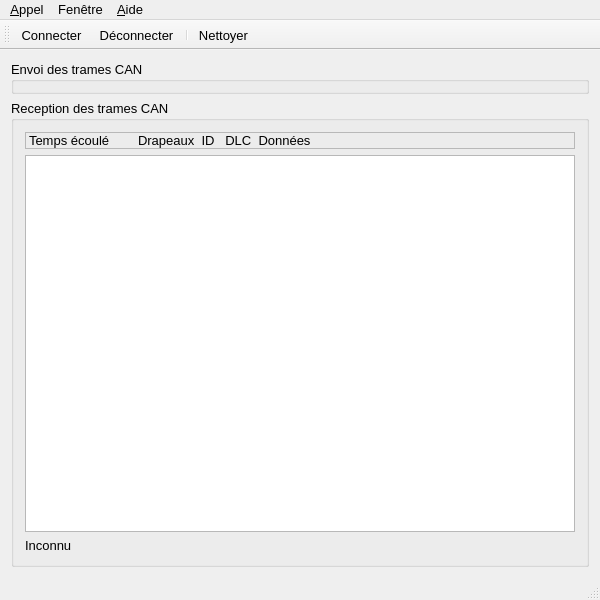
<?xml version="1.0" encoding="UTF-8"?>
<ui version="4.0">
 <class>MainWindow</class>
 <widget class="QMainWindow" name="MainWindow">
  <property name="windowModality">
   <enum>Qt::NonModal</enum>
  </property>
  <property name="geometry">
   <rect>
    <x>0</x>
    <y>0</y>
    <width>600</width>
    <height>600</height>
   </rect>
  </property>
  <property name="font">
   <font>
    <family>Arial</family>
    <pointsize>10</pointsize>
   </font>
  </property>
  <property name="windowTitle">
   <string>InterCAN</string>
  </property>
  <property name="windowIcon">
   <iconset resource="Resources.qrc">
    <normaloff>:/Logo/Logo.png</normaloff>:/Logo/Logo.png</iconset>
  </property>
  <widget class="QWidget" name="centralWidget">
   <layout class="QGridLayout" name="gridLayout">
    <item row="1" column="0">
     <widget class="QGroupBox" name="receivedMessagesBox">
      <property name="font">
       <font>
        <family>Arial</family>
        <pointsize>10</pointsize>
        <weight>50</weight>
        <bold>false</bold>
       </font>
      </property>
      <property name="title">
       <string>Reception des trames CAN</string>
      </property>
      <layout class="QVBoxLayout" name="verticalLayout_4">
       <item>
        <widget class="QLabel" name="head">
         <property name="font">
          <font>
           <family>Arial</family>
           <pointsize>10</pointsize>
           <weight>50</weight>
           <bold>false</bold>
           <kerning>true</kerning>
          </font>
         </property>
         <property name="frameShape">
          <enum>QFrame::StyledPanel</enum>
         </property>
         <property name="text">
          <string>Temps écoulé        Drapeaux  ID   DLC  Données</string>
         </property>
        </widget>
       </item>
       <item>
        <widget class="QTextEdit" name="receivedMessagesEdit">
         <property name="font">
          <font>
           <family>Arial</family>
           <pointsize>10</pointsize>
           <weight>50</weight>
           <bold>false</bold>
           <kerning>true</kerning>
          </font>
         </property>
         <property name="frameShape">
          <enum>QFrame::StyledPanel</enum>
         </property>
         <property name="undoRedoEnabled">
          <bool>false</bool>
         </property>
         <property name="lineWrapMode">
          <enum>QTextEdit::NoWrap</enum>
         </property>
         <property name="readOnly">
          <bool>true</bool>
         </property>
        </widget>
       </item>
       <item>
        <widget class="QLabel" name="busStatus">
         <property name="text">
          <string>Inconnu</string>
         </property>
        </widget>
       </item>
      </layout>
     </widget>
    </item>
    <item row="0" column="0">
     <widget class="SendFrameBox" name="sendFrameBox">
      <property name="enabled">
       <bool>true</bool>
      </property>
      <property name="font">
       <font>
        <family>Arial</family>
        <pointsize>10</pointsize>
        <weight>50</weight>
        <bold>false</bold>
       </font>
      </property>
      <property name="title">
       <string>Envoi des trames CAN</string>
      </property>
     </widget>
    </item>
   </layout>
  </widget>
  <widget class="QMenuBar" name="Barre_menu">
   <property name="geometry">
    <rect>
     <x>0</x>
     <y>0</y>
     <width>600</width>
     <height>25</height>
    </rect>
   </property>
   <property name="font">
    <font>
     <family>Arial</family>
     <pointsize>10</pointsize>
     <weight>50</weight>
     <bold>false</bold>
    </font>
   </property>
   <widget class="QMenu" name="MenuAppels">
    <property name="geometry">
     <rect>
      <x>291</x>
      <y>115</y>
      <width>204</width>
      <height>205</height>
     </rect>
    </property>
    <property name="font">
     <font>
      <family>Arial</family>
      <pointsize>10</pointsize>
      <weight>50</weight>
      <bold>false</bold>
     </font>
    </property>
    <property name="toolTipDuration">
     <number>0</number>
    </property>
    <property name="title">
     <string>&amp;Appel</string>
    </property>
    <addaction name="actionConnect"/>
    <addaction name="actionDisconnect"/>
    <addaction name="separator"/>
    <addaction name="actionResetController"/>
    <addaction name="separator"/>
    <addaction name="actionClearLog"/>
    <addaction name="separator"/>
    <addaction name="actionQuit"/>
   </widget>
   <widget class="QMenu" name="MenuAide">
    <property name="font">
     <font>
      <family>Arial</family>
      <pointsize>10</pointsize>
      <weight>50</weight>
      <bold>false</bold>
     </font>
    </property>
    <property name="toolTipDuration">
     <number>0</number>
    </property>
    <property name="title">
     <string>&amp;Aide</string>
    </property>
    <addaction name="actionPluginDocumentation"/>
   </widget>
   <widget class="QMenu" name="MenuFenetre">
    <property name="font">
     <font>
      <family>Arial</family>
      <pointsize>10</pointsize>
      <weight>50</weight>
      <bold>false</bold>
     </font>
    </property>
    <property name="toolTipDuration">
     <number>0</number>
    </property>
    <property name="title">
     <string>Fenêtre</string>
    </property>
    <addaction name="actionShow2DV"/>
   </widget>
   <addaction name="MenuAppels"/>
   <addaction name="MenuFenetre"/>
   <addaction name="MenuAide"/>
  </widget>
  <widget class="QToolBar" name="Barre_outils">
   <property name="font">
    <font>
     <family>Arial</family>
     <pointsize>10</pointsize>
    </font>
   </property>
   <property name="toolTipDuration">
    <number>0</number>
   </property>
   <attribute name="toolBarArea">
    <enum>TopToolBarArea</enum>
   </attribute>
   <attribute name="toolBarBreak">
    <bool>false</bool>
   </attribute>
   <addaction name="actionConnect"/>
   <addaction name="actionDisconnect"/>
   <addaction name="separator"/>
   <addaction name="actionClearLog"/>
  </widget>
  <widget class="QStatusBar" name="statusBar">
   <property name="font">
    <font>
     <family>Arial</family>
     <pointsize>10</pointsize>
    </font>
   </property>
  </widget>
  <action name="actionConnect">
   <property name="icon">
    <iconset resource="Resources.qrc">
     <normaloff>:/CANbus/Images/CANbus/Connect.png</normaloff>:/CANbus/Images/CANbus/Connect.png</iconset>
   </property>
   <property name="text">
    <string>&amp;Connecter</string>
   </property>
   <property name="font">
    <font>
     <family>Arial</family>
     <pointsize>10</pointsize>
     <weight>50</weight>
     <bold>false</bold>
     <kerning>true</kerning>
    </font>
   </property>
  </action>
  <action name="actionDisconnect">
   <property name="icon">
    <iconset resource="Resources.qrc">
     <normaloff>:/CANbus/Images/CANbus/Disconnect.png</normaloff>:/CANbus/Images/CANbus/Disconnect.png</iconset>
   </property>
   <property name="text">
    <string>&amp;Déconnecter</string>
   </property>
   <property name="font">
    <font>
     <family>Arial</family>
     <pointsize>10</pointsize>
    </font>
   </property>
  </action>
  <action name="actionQuit">
   <property name="icon">
    <iconset resource="Resources.qrc">
     <normaloff>:/CANbus/Images/CANbus/Exit.png</normaloff>:/CANbus/Images/CANbus/Exit.png</iconset>
   </property>
   <property name="text">
    <string>&amp;Quitter</string>
   </property>
   <property name="font">
    <font>
     <family>Arial</family>
     <pointsize>10</pointsize>
    </font>
   </property>
  </action>
  <action name="actionAboutQt">
   <property name="text">
    <string>&amp;About Qt</string>
   </property>
  </action>
  <action name="actionClearLog">
   <property name="icon">
    <iconset resource="Resources.qrc">
     <normaloff>:/CANbus/Images/CANbus/Clear.png</normaloff>:/CANbus/Images/CANbus/Clear.png</iconset>
   </property>
   <property name="text">
    <string>Nettoyer</string>
   </property>
   <property name="font">
    <font>
     <family>Arial</family>
     <pointsize>10</pointsize>
    </font>
   </property>
  </action>
  <action name="actionPluginDocumentation">
   <property name="text">
    <string>Documentation PlugIn</string>
   </property>
   <property name="toolTip">
    <string>Open plugin documentation in Webbrowser</string>
   </property>
   <property name="font">
    <font>
     <family>Arial</family>
     <pointsize>10</pointsize>
    </font>
   </property>
  </action>
  <action name="actionResetController">
   <property name="text">
    <string>&amp;Reset</string>
   </property>
   <property name="toolTip">
    <string>Reset CAN Controller</string>
   </property>
   <property name="font">
    <font>
     <family>Arial</family>
     <pointsize>10</pointsize>
    </font>
   </property>
  </action>
  <action name="actionShow2DV">
   <property name="text">
    <string>Afficher TwoDV</string>
   </property>
   <property name="font">
    <font>
     <family>Arial</family>
     <pointsize>10</pointsize>
    </font>
   </property>
  </action>
 </widget>
 <layoutdefault spacing="6" margin="11"/>
 <customwidgets>
  <customwidget>
   <class>SendFrameBox</class>
   <extends>QGroupBox</extends>
   <header location="global">sendframebox.h</header>
   <container>1</container>
  </customwidget>
 </customwidgets>
 <resources>
  <include location="Resources.qrc"/>
 </resources>
 <connections/>
</ui>
